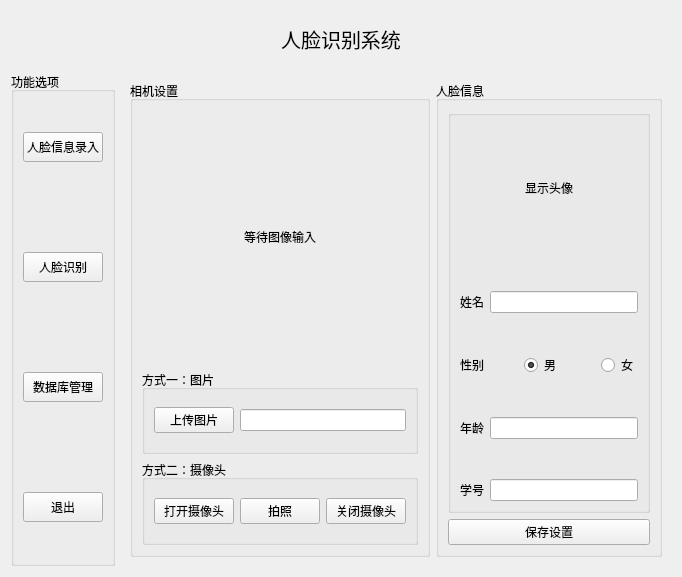
<?xml version="1.0" encoding="UTF-8"?>
<ui version="4.0">
 <class>Form</class>
 <widget class="QWidget" name="Form">
  <property name="geometry">
   <rect>
    <x>0</x>
    <y>0</y>
    <width>651</width>
    <height>577</height>
   </rect>
  </property>
  <property name="windowTitle">
   <string>Form</string>
  </property>
  <layout class="QHBoxLayout" name="horizontalLayout_2">
   <item>
    <layout class="QVBoxLayout" name="verticalLayout" stretch="1,9">
     <item>
      <widget class="QLabel" name="label">
       <property name="font">
        <font>
         <pointsize>15</pointsize>
        </font>
       </property>
       <property name="text">
        <string>人脸识别系统</string>
       </property>
       <property name="alignment">
        <set>Qt::AlignCenter</set>
       </property>
      </widget>
     </item>
     <item>
      <layout class="QHBoxLayout" name="horizontalLayout" stretch="1,4">
       <item>
        <widget class="QGroupBox" name="groupBox_5">
         <property name="title">
          <string>功能选项</string>
         </property>
         <layout class="QVBoxLayout" name="verticalLayout_2">
          <item>
           <layout class="QVBoxLayout" name="verticalLayout_11" stretch="0,0,0,0">
            <property name="spacing">
             <number>90</number>
            </property>
            <item>
             <widget class="QPushButton" name="pushButton_14">
              <property name="minimumSize">
               <size>
                <width>0</width>
                <height>30</height>
               </size>
              </property>
              <property name="text">
               <string>人脸信息录入</string>
              </property>
             </widget>
            </item>
            <item>
             <widget class="QPushButton" name="pushButton_15">
              <property name="minimumSize">
               <size>
                <width>0</width>
                <height>30</height>
               </size>
              </property>
              <property name="text">
               <string>人脸识别</string>
              </property>
             </widget>
            </item>
            <item>
             <widget class="QPushButton" name="pushButton_16">
              <property name="minimumSize">
               <size>
                <width>0</width>
                <height>30</height>
               </size>
              </property>
              <property name="text">
               <string>数据库管理</string>
              </property>
             </widget>
            </item>
            <item>
             <widget class="QPushButton" name="pushButton_17">
              <property name="minimumSize">
               <size>
                <width>0</width>
                <height>30</height>
               </size>
              </property>
              <property name="text">
               <string>退出</string>
              </property>
             </widget>
            </item>
           </layout>
          </item>
         </layout>
        </widget>
       </item>
       <item>
        <widget class="QStackedWidget" name="stackedWidget">
         <property name="currentIndex">
          <number>0</number>
         </property>
         <widget class="QWidget" name="page1">
          <layout class="QHBoxLayout" name="horizontalLayout_4">
           <item>
            <layout class="QHBoxLayout" name="horizontalLayout_3" stretch="0,4">
             <item>
              <widget class="QGroupBox" name="groupBox_6">
               <property name="title">
                <string>相机设置</string>
               </property>
               <layout class="QVBoxLayout" name="verticalLayout_12">
                <item>
                 <layout class="QVBoxLayout" name="verticalLayout_3" stretch="3,1,1">
                  <item>
                   <widget class="QLabel" name="label_2">
                    <property name="text">
                     <string>等待图像输入</string>
                    </property>
                    <property name="alignment">
                     <set>Qt::AlignCenter</set>
                    </property>
                   </widget>
                  </item>
                  <item>
                   <widget class="QGroupBox" name="groupBox">
                    <property name="title">
                     <string>方式一：图片</string>
                    </property>
                    <layout class="QVBoxLayout" name="verticalLayout_5">
                     <item>
                      <layout class="QHBoxLayout" name="horizontalLayout_5">
                       <item>
                        <widget class="QPushButton" name="pushButton_5">
                         <property name="text">
                          <string>上传图片</string>
                         </property>
                        </widget>
                       </item>
                       <item>
                        <widget class="QLineEdit" name="lineEdit"/>
                       </item>
                      </layout>
                     </item>
                    </layout>
                   </widget>
                  </item>
                  <item>
                   <widget class="QGroupBox" name="groupBox_2">
                    <property name="title">
                     <string>方式二：摄像头</string>
                    </property>
                    <layout class="QHBoxLayout" name="horizontalLayout_7">
                     <item>
                      <layout class="QHBoxLayout" name="horizontalLayout_6" stretch="3,1,1">
                       <item>
                        <widget class="QPushButton" name="pushButton_8">
                         <property name="text">
                          <string>打开摄像头</string>
                         </property>
                        </widget>
                       </item>
                       <item>
                        <widget class="QPushButton" name="pushButton_7">
                         <property name="text">
                          <string>拍照</string>
                         </property>
                        </widget>
                       </item>
                       <item>
                        <widget class="QPushButton" name="pushButton_6">
                         <property name="text">
                          <string>关闭摄像头</string>
                         </property>
                        </widget>
                       </item>
                      </layout>
                     </item>
                    </layout>
                   </widget>
                  </item>
                 </layout>
                </item>
               </layout>
              </widget>
             </item>
             <item>
              <layout class="QVBoxLayout" name="verticalLayout_4">
               <item>
                <widget class="QGroupBox" name="groupBox_3">
                 <property name="title">
                  <string>人脸信息</string>
                 </property>
                 <layout class="QVBoxLayout" name="verticalLayout_7">
                  <item>
                   <layout class="QVBoxLayout" name="verticalLayout_6">
                    <item>
                     <widget class="QGroupBox" name="groupBox_4">
                      <property name="title">
                       <string/>
                      </property>
                      <layout class="QVBoxLayout" name="verticalLayout_9" stretch="1,1">
                       <property name="spacing">
                        <number>40</number>
                       </property>
                       <item>
                        <widget class="QLabel" name="label_3">
                         <property name="text">
                          <string>显示头像</string>
                         </property>
                         <property name="alignment">
                          <set>Qt::AlignCenter</set>
                         </property>
                        </widget>
                       </item>
                       <item>
                        <layout class="QVBoxLayout" name="verticalLayout_8">
                         <item>
                          <layout class="QHBoxLayout" name="horizontalLayout_11">
                           <property name="spacing">
                            <number>6</number>
                           </property>
                           <item>
                            <widget class="QLabel" name="label_5">
                             <property name="text">
                              <string>姓名</string>
                             </property>
                            </widget>
                           </item>
                           <item>
                            <widget class="QLineEdit" name="lineEdit_3"/>
                           </item>
                          </layout>
                         </item>
                         <item>
                          <layout class="QHBoxLayout" name="horizontalLayout_8">
                           <item>
                            <widget class="QLabel" name="label_7">
                             <property name="text">
                              <string>性别</string>
                             </property>
                            </widget>
                           </item>
                           <item>
                            <widget class="QRadioButton" name="radioButton">
                             <property name="text">
                              <string>男</string>
                             </property>
                             <property name="checked">
                              <bool>true</bool>
                             </property>
                             <property name="autoRepeat">
                              <bool>false</bool>
                             </property>
                            </widget>
                           </item>
                           <item>
                            <widget class="QRadioButton" name="radioButton_2">
                             <property name="text">
                              <string>女</string>
                             </property>
                            </widget>
                           </item>
                          </layout>
                         </item>
                         <item>
                          <layout class="QHBoxLayout" name="horizontalLayout_10">
                           <property name="spacing">
                            <number>6</number>
                           </property>
                           <item>
                            <widget class="QLabel" name="label_6">
                             <property name="text">
                              <string>年龄</string>
                             </property>
                            </widget>
                           </item>
                           <item>
                            <widget class="QLineEdit" name="lineEdit_4"/>
                           </item>
                          </layout>
                         </item>
                         <item>
                          <layout class="QHBoxLayout" name="horizontalLayout_9">
                           <property name="spacing">
                            <number>6</number>
                           </property>
                           <item>
                            <widget class="QLabel" name="label_4">
                             <property name="text">
                              <string>学号</string>
                             </property>
                            </widget>
                           </item>
                           <item>
                            <widget class="QLineEdit" name="lineEdit_2"/>
                           </item>
                          </layout>
                         </item>
                        </layout>
                       </item>
                      </layout>
                     </widget>
                    </item>
                   </layout>
                  </item>
                  <item>
                   <widget class="QPushButton" name="pushButton_9">
                    <property name="text">
                     <string>保存设置</string>
                    </property>
                   </widget>
                  </item>
                 </layout>
                </widget>
               </item>
              </layout>
             </item>
            </layout>
           </item>
          </layout>
         </widget>
         <widget class="QWidget" name="page2">
          <layout class="QHBoxLayout" name="horizontalLayout_13">
           <item>
            <layout class="QHBoxLayout" name="horizontalLayout_12" stretch="6,4">
             <item>
              <layout class="QVBoxLayout" name="verticalLayout_14">
               <item>
                <widget class="QGroupBox" name="groupBox_8">
                 <property name="title">
                  <string>相机设置</string>
                 </property>
                 <layout class="QVBoxLayout" name="verticalLayout_19">
                  <item>
                   <layout class="QVBoxLayout" name="verticalLayout_20" stretch="3,1,1">
                    <item>
                     <widget class="QLabel" name="label_9">
                      <property name="text">
                       <string>等待图像输入</string>
                      </property>
                      <property name="alignment">
                       <set>Qt::AlignCenter</set>
                      </property>
                     </widget>
                    </item>
                    <item>
                     <widget class="QGroupBox" name="groupBox_11">
                      <property name="title">
                       <string>方式一：图片</string>
                      </property>
                      <layout class="QVBoxLayout" name="verticalLayout_21">
                       <item>
                        <layout class="QHBoxLayout" name="horizontalLayout_17">
                         <item>
                          <widget class="QPushButton" name="pushButton_22">
                           <property name="text">
                            <string>上传图片</string>
                           </property>
                          </widget>
                         </item>
                         <item>
                          <widget class="QLineEdit" name="lineEdit_6"/>
                         </item>
                        </layout>
                       </item>
                      </layout>
                     </widget>
                    </item>
                    <item>
                     <widget class="QGroupBox" name="groupBox_12">
                      <property name="title">
                       <string>方式二：摄像头</string>
                      </property>
                      <layout class="QHBoxLayout" name="horizontalLayout_18">
                       <item>
                        <layout class="QHBoxLayout" name="horizontalLayout_19" stretch="0,0">
                         <item>
                          <widget class="QPushButton" name="pushButton_23">
                           <property name="text">
                            <string>打开摄像头</string>
                           </property>
                          </widget>
                         </item>
                         <item>
                          <widget class="QPushButton" name="pushButton_25">
                           <property name="text">
                            <string>关闭摄像头</string>
                           </property>
                          </widget>
                         </item>
                        </layout>
                       </item>
                      </layout>
                     </widget>
                    </item>
                   </layout>
                  </item>
                 </layout>
                </widget>
               </item>
              </layout>
             </item>
             <item>
              <widget class="QGroupBox" name="groupBox_7">
               <property name="title">
                <string>识别结果</string>
               </property>
               <layout class="QVBoxLayout" name="verticalLayout_16">
                <item>
                 <layout class="QVBoxLayout" name="verticalLayout_15" stretch="8,1">
                  <item>
                   <widget class="QTextBrowser" name="textBrowser"/>
                  </item>
                  <item>
                   <spacer name="verticalSpacer">
                    <property name="orientation">
                     <enum>Qt::Vertical</enum>
                    </property>
                    <property name="sizeHint" stdset="0">
                     <size>
                      <width>20</width>
                      <height>40</height>
                     </size>
                    </property>
                   </spacer>
                  </item>
                 </layout>
                </item>
               </layout>
              </widget>
             </item>
            </layout>
           </item>
          </layout>
         </widget>
         <widget class="QWidget" name="page3">
          <layout class="QVBoxLayout" name="verticalLayout_18">
           <item>
            <layout class="QVBoxLayout" name="verticalLayout_17">
             <item>
              <layout class="QHBoxLayout" name="horizontalLayout_14" stretch="3,1,1,1">
               <property name="spacing">
                <number>25</number>
               </property>
               <item>
                <widget class="QLineEdit" name="lineEdit_5">
                 <property name="placeholderText">
                  <string>请输入你的名字</string>
                 </property>
                </widget>
               </item>
               <item>
                <widget class="QPushButton" name="pushButton_2">
                 <property name="text">
                  <string>查询</string>
                 </property>
                </widget>
               </item>
               <item>
                <widget class="QPushButton" name="pushButton_3">
                 <property name="text">
                  <string>删除</string>
                 </property>
                </widget>
               </item>
               <item>
                <widget class="QPushButton" name="pushButton_4">
                 <property name="text">
                  <string>刷新</string>
                 </property>
                </widget>
               </item>
              </layout>
             </item>
            </layout>
           </item>
           <item>
            <widget class="QTableWidget" name="tableWidget"/>
           </item>
          </layout>
         </widget>
        </widget>
       </item>
      </layout>
     </item>
    </layout>
   </item>
  </layout>
 </widget>
 <resources/>
 <connections/>
</ui>
